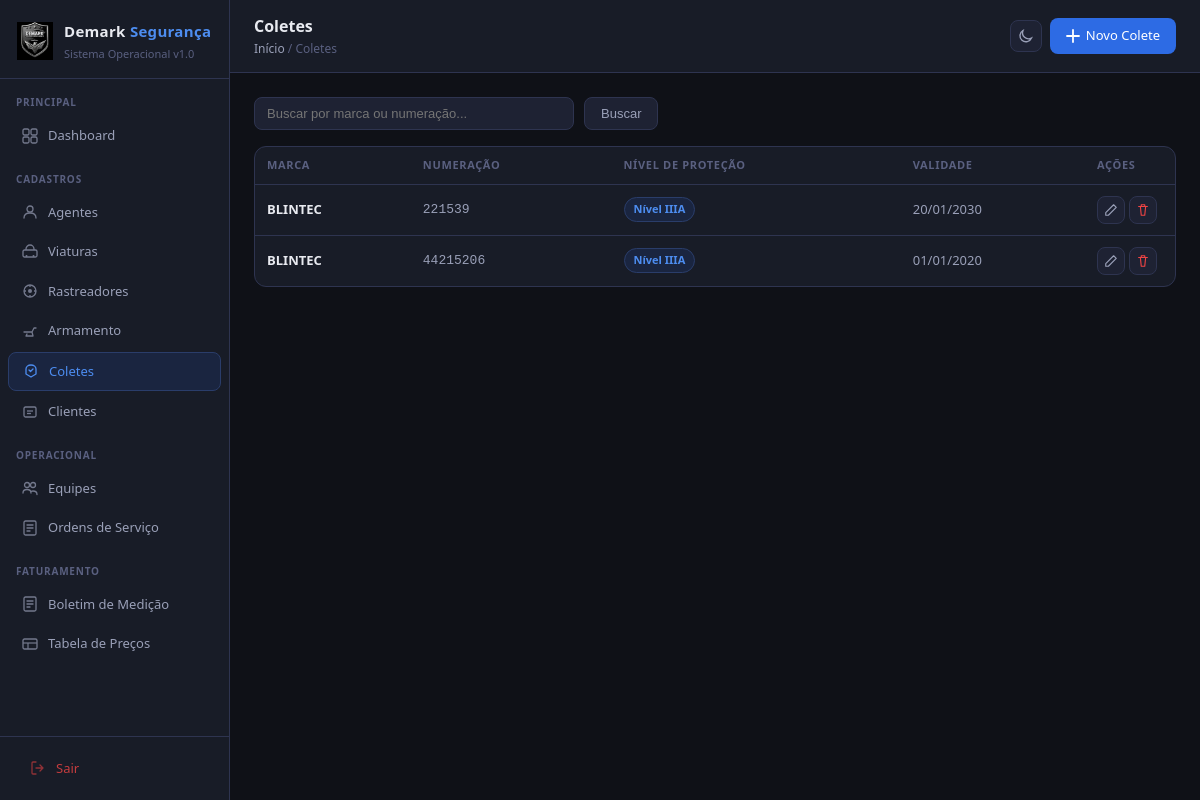
The page /coletes/ (signed in) on the database its author committed.
### cadastros/models.py (models this page shows, shortened)
class Colete(models.Model):
    PROTECAO_CHOICES = [
        ('Nivel IIA',  'Nível IIA'),
        ('Nivel II',   'Nível II'),
        ('Nivel IIIA', 'Nível IIIA'),
        ('Nivel III',  'Nível III'),
        ('Nivel IV',   'Nível IV'),
    ]
    marca       = models.CharField(max_length=100, verbose_name='Marca')
    numeracao   = models.CharField(max_length=50,  verbose_name='Numeracao')
    protecao    = models.CharField(max_length=20, choices=PROTECAO_CHOICES, default='Nivel IIIA', verbose_name='Nivel de Protecao')
    validade    = models.DateField(verbose_name='Validade')
    criado_em   = models.DateTimeField(auto_now_add=True)
    atualizado_em = models.DateTimeField(auto_now=True)
    class Meta:
        verbose_name = 'Colete'
        verbose_name_plural = 'Coletes'
        ordering = ['marca']

### cadastros/views.py (the view)
# urls.py: path('coletes/',                views.colete_list,   name='colete_list'),
@login_required
def colete_list(request):
    q = request.GET.get('q', '')
    coletes = Colete.objects.all()
    if q:
        coletes = coletes.filter(Q(marca__icontains=q) | Q(numeracao__icontains=q))
    return render(request, 'cadastros/colete_list.html', {'coletes': coletes, 'q': q})

### cadastros/templates/cadastros/colete_list.html (shortened to what this page needs)
{% extends 'cadastros/base.html' %}
{% block page_title %}Coletes{% endblock %}
{% block breadcrumb %}<a href="{% url 'dashboard' %}">Início</a> / Coletes{% endblock %}
{% block topbar_actions %}
  <a href="{% url 'colete_create' %}" class="btn btn-primary">
    <svg width="14" height="14" fill="none" viewBox="0 0 14 14"><path d="M7 1v12M1 7h12" stroke="currentColor" stroke-width="1.8" stroke-linecap="round"/></svg>
    Novo Colete
  </a>
{% endblock %}
{% block content %}
<div class="search-bar">
  <form method="get" style="display:flex;gap:10px;flex:1">
    <input type="text" name="q" value="{{ q }}" placeholder="Buscar por marca ou numeração...">
    <button type="submit" class="btn btn-secondary">Buscar</button>
  </form>
</div>
<div class="card" style="padding:0">
  <div class="table-wrap">
    <table>
      <thead>
        <tr>
          <th>Marca</th>
          <th>Numeração</th>
          <th>Nível de Proteção</th>
          <th>Validade</th>
          <th style="width:90px">Ações</th>
        </tr>
      </thead>
      <tbody>
        {% for c in coletes %}
        <tr>
          <td><strong style="color:var(--text)">{{ c.marca }}</strong></td>
          <td style="font-family:monospace;color:var(--text2)">{{ c.numeracao }}</td>
          <td>
            {% if c.protecao == 'Nivel IIIA' or c.protecao == 'Nivel III' or c.protecao == 'Nivel IV' %}
              <span class="badge badge-blue">{{ c.get_protecao_display }}</span>
            {% else %}
              <span class="badge badge-gray">{{ c.get_protecao_display }}</span>
            {% endif %}
          </td>
          <td style="color:var(--text2)">{{ c.validade|date:"d/m/Y" }}</td>
          <td>
            <div style="display:flex;gap:4px">
              <a href="{% url 'colete_edit' c.pk %}" class="btn-icon" title="Editar">
                <svg width="14" height="14" fill="none" viewBox="0 0 16 16"><path d="M11 2l3 3L5 14H2v-3L11 2z" stroke="currentColor" stroke-width="1.3" stroke-linejoin="round"/></svg>
              </a>
              <a href="{% url 'colete_delete' c.pk %}" class="btn-icon" title="Excluir" style="color:var(--red)">
                <svg width="14" height="14" fill="none" viewBox="0 0 16 16"><path d="M3 4h10M6 4V2h4v2M5 4l1 10h4l1-10" stroke="currentColor" stroke-width="1.3" stroke-linecap="round" stroke-linejoin="round"/></svg>
              </a>
            </div>
          </td>
        </tr>
        {% empty %}
        <tr><td colspan="5" style="text-align:center;color:var(--text3);padding:32px">Nenhum colete cadastrado.</td></tr>
        {% endfor %}
      </tbody>
    </table>
  </div>
</div>
{% endblock %}

### cadastros/templates/cadastros/base.html (style rules this page uses)
* { box-sizing:border-box;margin:0;padding:0 }
:root { --bg:#0f1117;--bg2:#181c27;--bg3:#1e2233;--bg4:#252a3a; --border:#2e3450;--border2:#3a4060; --text:#e8eaf0;--text2:#9aa0b8;--text3:#5a6080; --blue:#2d6be4;--blue2:#1a4db8;--blue-light:#4d8df0; --blue-bg:#1a2540;--blue-border:#2a3d6a; --green:#22c55e;--green-bg:#0f2a1a; --red:#ef4444;--red-bg:#2a0f0f; --amber:#f59e0b;--amber-bg:#2a1f0a; --gray:#64748b; --radius:8px;--radius-lg:12px; }
body { font-family:'Segoe UI',system-ui,sans-serif;background:var(--bg);color:var(--text);font-size:14px;line-height:1.5;display:flex;min-height:100vh }
.topbar-left .breadcrumb a { color:var(--text2);text-decoration:none }
.btn { display:inline-flex;align-items:center;gap:6px;padding:8px 16px;border-radius:var(--radius);font-size:13px;font-weight:500;cursor:pointer;border:none;text-decoration:none;transition:all .15s }
.btn-primary { background:var(--blue);color:#fff }
.btn-secondary { background:var(--bg3);color:var(--text2);border:1px solid var(--border) }
.btn-icon { padding:6px;border-radius:var(--radius);background:var(--bg3);border:1px solid var(--border);color:var(--text2);cursor:pointer;display:inline-flex;align-items:center;transition:all .15s }
.card { background:var(--bg2);border:1px solid var(--border);border-radius:var(--radius-lg);padding:20px }
.table-wrap { overflow-x:auto }
table { width:100%;border-collapse:collapse }
th { text-align:left;padding:10px 12px;font-size:11px;font-weight:600;color:var(--text3);text-transform:uppercase;letter-spacing:.06em;border-bottom:1px solid var(--border) }
td { padding:11px 12px;font-size:13px;border-bottom:1px solid var(--border);vertical-align:middle }
tr:last-child td { border-bottom:none }
.badge { display:inline-flex;align-items:center;padding:3px 9px;border-radius:999px;font-size:11px;font-weight:600 }
.badge-blue { background:var(--blue-bg);color:var(--blue-light);border:1px solid var(--blue-border) }
.search-bar { display:flex;gap:10px;margin-bottom:16px;align-items:center }
.search-bar input { background:var(--bg3);border:1px solid var(--border);border-radius:var(--radius);padding:8px 12px;color:var(--text);font-size:13px;outline:none;flex:1;max-width:320px }

### rows shown on the page
Colete: marca "BLINTEC", numeracao "221539", protecao "Nível IIIA", validade "20/01/2030"
Colete: marca "BLINTEC", numeracao "44215206", protecao "Nível IIIA", validade "01/01/2020"
